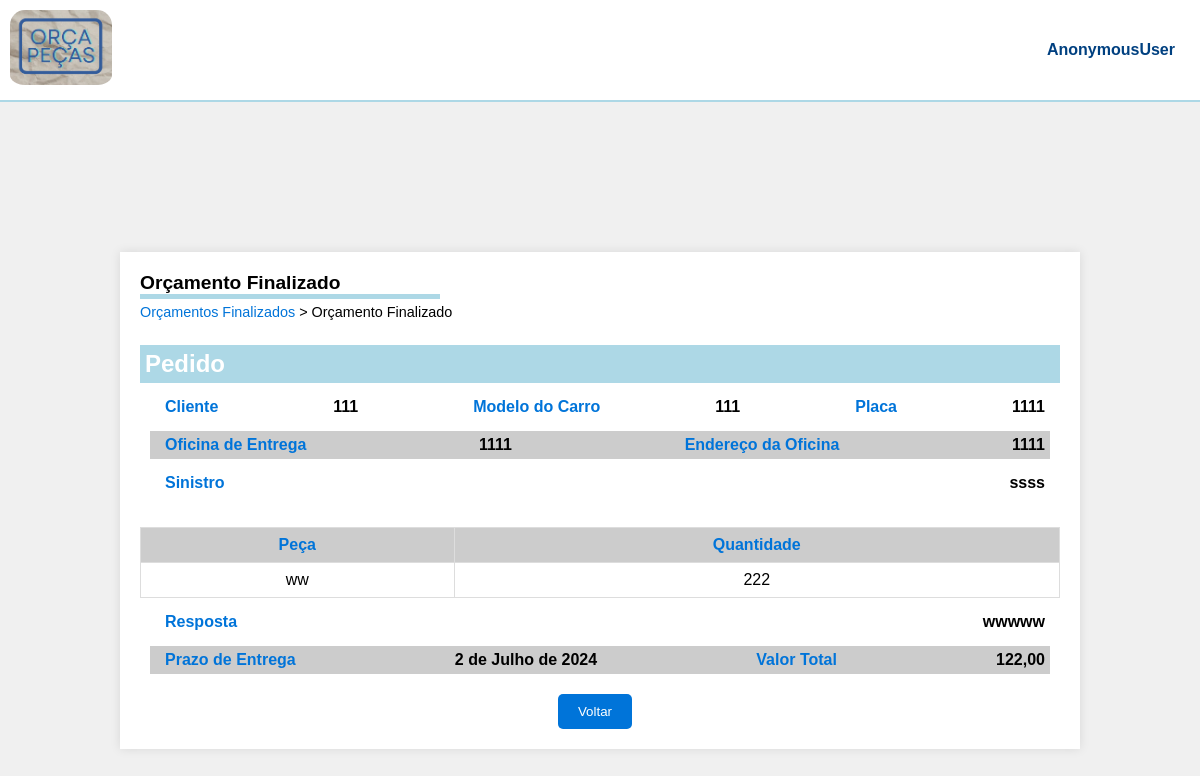
/finalizados2/20, run on the app's committed database.
### orcaPecas/models.py (models this page shows, shortened)
class Orcamento(models.Model):
    criador = models.ForeignKey(User, on_delete=models.CASCADE)
    nome = models.CharField(max_length=100)
    modelo = models.CharField(max_length=100)
    placa = models.CharField(max_length=100)
    data_criacao = models.DateTimeField(auto_now_add=True)
    oficina_entrega_nome = models.CharField(max_length=100)
    oficina_entrega_endereco = models.TextField()
    status = models.CharField(max_length=27, default='Pendente')
    comentarios_cliente = models.TextField(blank=True, null=True)
    comentarios_fornecedor = models.TextField(blank=True, null=True)
    prazo_entrega = models.DateField(blank=True, null=True)
    valor_total = models.DecimalField(max_digits=10, decimal_places=2, blank=True, null=True)
    itens_orcamento = models.JSONField(default=list)

### orcaPecas/views.py (the view)
# urls.py: path('finalizados2/<int:id>', views.finalizados_info, name='finalizados2'),
def finalizados_info(request, id):
    detalhes = Orcamento.objects.get(id=id)
    return render(request, 'pages/finalizados2.html', {'detalhe': detalhes})

### orcaPecas/templates/pages/finalizados2.html (shortened to what this page needs)
{% load static %}
<!DOCTYPE html>
<html lang="en">
  <head>
    <link rel="stylesheet" href="{% static 'css/responder_orcamento.css' %}" />
  </head>
  <body>
    <header>
      <img src="{% static 'images/logoOrcaPecas.PNG' %}" alt="Logo" />
      <span class="user-name">{{ user }}</span>
    </header>
    <main>
      <div class="container">
      <div class="page-title-container">
        <h1 class="page-title">Orçamento Finalizado</h1>
        <div class="breadcrumb">
          <a href="{% url 'finalizados' %}">Orçamentos Finalizados</a> > <span>Orçamento Finalizado</span>
        </div>
      </div>
      <form id="orcamento-form" method="POST" action="{% url 'status_orcamento' detalhe.id %}">
        <div class="form-container">
          <h2>Pedido</h2>
          <div class="form-section">
            <label for="cliente">Cliente</label>
            <span>{{detalhe.nome}}</span>
            <label for="modelo">Modelo do Carro</label>
            <span>{{detalhe.modelo}}</span>
            <label for="placa">Placa</label>
            <span>{{detalhe.placa}}</span>
          </div>
          <div class="form-section oficina">
            <label for="oficina">Oficina de Entrega</label>
            <span>{{detalhe.oficina_entrega_nome}}</span>
            <label for="endereco">Endereço da Oficina</label>
            <span>{{detalhe.oficina_entrega_endereco}}</span>
          </div>
          <div class="form-section">
            <label for="sinistro">Sinistro</label>
            <span>{{detalhe.comentarios_cliente}}</span>
          </div>
        </div>
        <div class="table">
          <table>
            <thead>
              <tr>
                <th>Peça</th>
                <th>Quantidade</th>
              </tr>
            </thead>
            <tbody id="itemsBody">
                <td>
                    {% for item in detalhe.itens_orcamento %}
                        {{item.peca}}<br>
                    {% endfor %}
                </td>
                <td>
                    {% for item in detalhe.itens_orcamento %}
                        {{item.quantidade}}<br>
                    {% endfor %}
                </td>
            </tbody>
          </table>
        </div>
        <div class="form-section">
            <label for="resposta">Resposta</label>
            <span>{{detalhe.comentarios_fornecedor}}</span>
        </div>
        <div class="form-section oficina">
            <label for="prazo_entrega">Prazo de Entrega</label>
            <span>{{detalhe.prazo_entrega}}</span>
            <label for="valor_total">Valor Total</label>
            <span>{{detalhe.valor_total}}</span>
        </div>
        <div class="buttons">
            <a href="{% url 'finalizados' %}"><button
                type="button"
                class="btn-back"
              >Voltar</button></a>
        </div>
      </form>
    </div>
    </main>
  </body>
</html>

### templates/static/css/responder_orcamento.css (style rules this page uses)
* { margin: 0; padding: 0; box-sizing: border-box; font-family: Arial, Helvetica, sans-serif; }
span { font-family: Arial, Helvetica, sans-serif; color: black; }
main { display: flex; flex-direction: column; justify-content: center; align-items: center; }
header { display: flex; justify-content: space-between; align-items: center; background-color: white; border-bottom: 2px solid #add8e6; padding: 10px; margin-bottom: 150px; }
header img { max-height: 80px; padding-bottom: 5px; border-radius: 15px; }
body { background-color: #f0f0f0; }
.container { width: 80%; max-height: 750px; margin: auto; padding: 20px; background-color: #fff; box-shadow: 0 0 10px rgba(0, 0, 0, 0.1); }
.page-title-container { width: 100%; margin-bottom: 20px; padding-bottom: 5px; display: flex; flex-direction: column; align-items: flex-start; }
.page-title-container h1 { border-bottom: 5px solid #add8e6; width: 300px; }
.page-title { font-size: 1.2rem; margin-bottom: 5px; }
.breadcrumb { font-size: 0.9rem; }
.breadcrumb a { color: #0074d9; text-decoration: none; }
.form-container { width: 100%; overflow-x: auto; margin-bottom: 20px; }
.form-container h2 { color: #fff; background-color: #add8e6; padding: 5px; }
.form-section { padding: 5px; margin: 10px; color: #0074d9; font-weight: bold; display: flex; justify-content: space-between; align-items: center; }
.form-section.oficina { background-color: #ccc; align-items: center; }
.form-section input, .form-section label { margin: 0 10px; }
.buttons { text-align: center; margin-top: 20px; }
.buttons button, .btn-add { padding: 10px 20px; background-color: #0074d9; color: #fff; border: none; border-radius: 5px; cursor: pointer; margin-right: 10px; }
.table { margin-top: 20px; overflow-x: auto; max-height: 200px; }
table { width: 100%; border-collapse: collapse; }
table, th, td { border: 1px solid #ddd; }
th, td { padding: 8px; text-align: center; }
th { background-color: #ccc; color: #0074d9; font-weight: bold; }
.user-name { margin-right: 15px; font-weight: bold; color: #004080; }

### data on the page
Orcamento: nome "111", modelo "111", placa "1111", oficina_entrega_nome "1111", oficina_entrega_endereco "1111", comentarios_cliente "ssss", comentarios_fornecedor "wwwww", prazo_entrega "2 de Julho de 2024", valor_total "122,00"

### other printed values
{{ user }} "AnonymousUser"
{{ item.peca }} "ww"
{{ item.quantidade }} "222"
